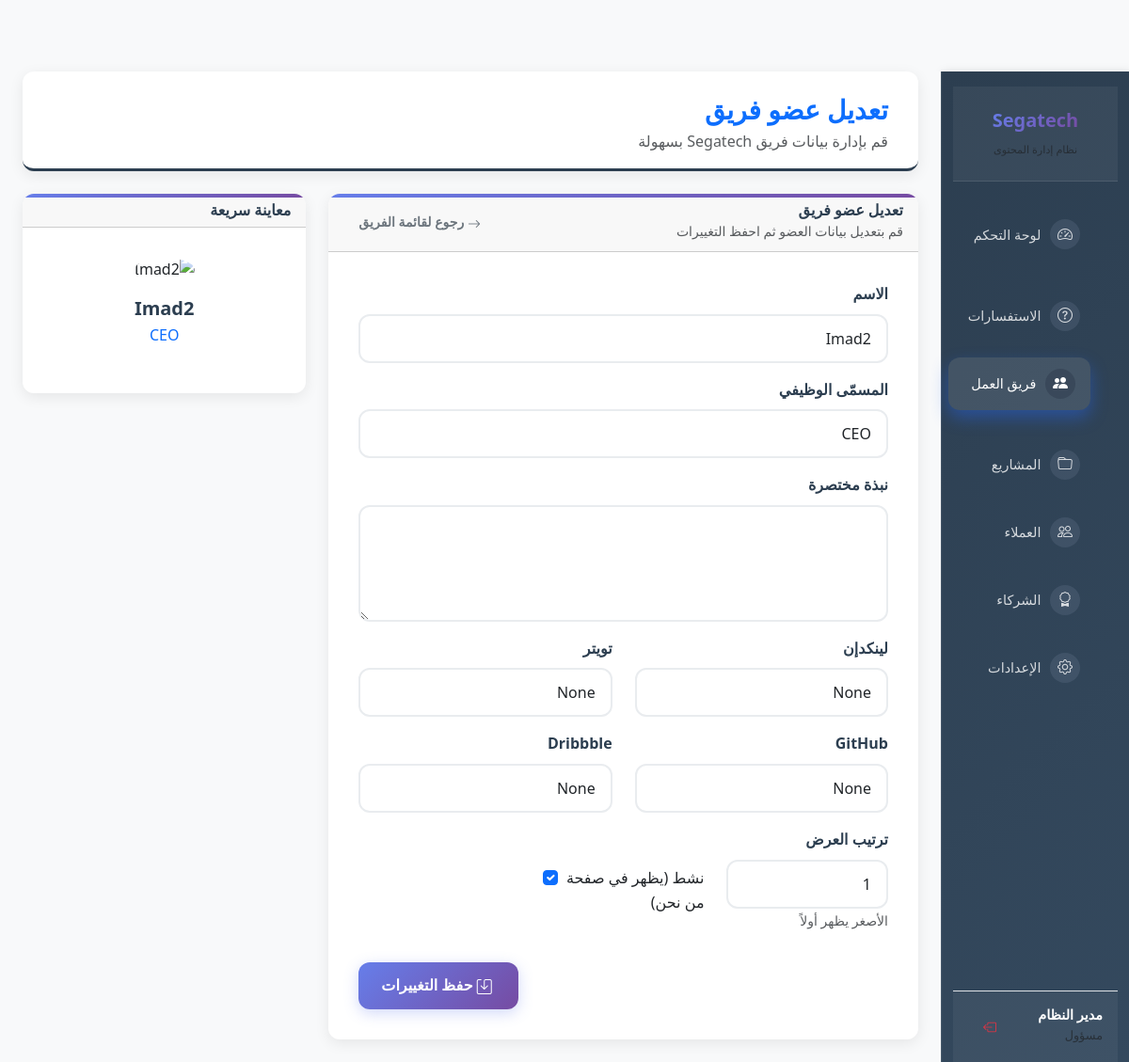
The app's page /admin/team/1/edit (signed in) with its own data.
### backend/app.py (models this page shows)
class SiteSettings(db.Model):
    id = db.Column(db.Integer, primary_key=True)
    company_name = db.Column(db.String(200), default='Segatech')
    official_email = db.Column(db.String(200), default='ceo@segatech.site')
    admin_code = db.Column(db.String(100), default='1234')
    phone_number = db.Column(db.String(50), default='+963 968 000 580')
    whatsapp_number = db.Column(db.String(50), default='+963968000580')
    address = db.Column(db.String(200), default='سوريا - دمشق')
    facebook = db.Column(db.String(300))
    instagram = db.Column(db.String(300))
    linkedin = db.Column(db.String(300))
    github = db.Column(db.String(300))

class TeamMember(db.Model):
    id = db.Column(db.Integer, primary_key=True)
    name = db.Column(db.String(150), nullable=False)         # الاسم
    job_title = db.Column(db.String(150), nullable=False)    # المسمّى الوظيفي
    bio = db.Column(db.Text)                                 # نبذة قصيرة
    image_url = db.Column(db.String(300))                    # رابط الصورة
    linkedin = db.Column(db.String(300))
    twitter = db.Column(db.String(300))
    github = db.Column(db.String(300))
    dribbble = db.Column(db.String(300))
    is_active = db.Column(db.Boolean, default=True)
    sort_order = db.Column(db.Integer, default=0)            # لترتيب الظهور
    created_at = db.Column(db.DateTime, default=datetime.utcnow)

### backend/app.py (the view, shortened to what this page needs)
@app.route('/admin/team/<int:member_id>/edit', methods=['GET', 'POST'])
def admin_team_edit(member_id):
    if not session.get('is_admin'):
        return redirect(url_for('admin_login', next=request.path))
    member = TeamMember.query.get_or_404(member_id)
    return render_template('admin_team_form.html', member=member)

### backend/app.py (called while the page is built, shortened)
def get_site_settings():
    settings = SiteSettings.query.first()
    return settings

@app.context_processor
def inject_settings():
    settings = get_site_settings()
    return dict(site_settings=settings)

@app.before_request
def create_tables():
    db.create_all()

@app.before_request
def log_visit():
    if request.path.startswith('/static'):
        return
    if request.path.startswith('/admin'):
        return

### backend/templates/admin_team_form.html (shortened to what this page needs)
{% extends "admin_layout.html" %}
{% block page_title %}{{ 'تعديل عضو فريق' if member else 'إضافة عضو جديد للفريق' }}{% endblock %}
{% block page_subtitle %}قم بإدارة بيانات فريق {{ site_settings.company_name }} بسهولة{% endblock %}
{% block content %}
<div class="row mb-4">
    <div class="col-lg-8">
        <div class="card dashboard-card">
            <div class="card-header d-flex justify-content-between align-items-center">
                <div>
                    <h6 class="mb-0 fw-bold">
                        {{ 'تعديل عضو فريق' if member else 'إضافة عضو جديد' }}
                    </h6>
                    <small class="text-muted">
                        {{ 'قم بتعديل بيانات العضو ثم احفظ التغييرات' if member else 'قم بملء بيانات العضو الجديد ثم
                        احفظه' }}
                    </small>
                </div>
                <a href="{{ url_for('admin_team') }}" class="btn btn-sm btn-outline-secondary">
                    <i class="bi bi-arrow-right"></i> رجوع لقائمة الفريق
                </a>
            </div>
            <div class="card-body">
                <form method="post">
                    <div class="mb-3">
                        <label class="form-label fw-semibold">الاسم</label>
                        <input type="text" name="name" class="form-control" value="{{ member.name if member else '' }}"
                            required>
                    </div>
                    <div class="mb-3">
                        <label class="form-label fw-semibold">المسمّى الوظيفي</label>
                        <input type="text" name="job_title" class="form-control"
                            value="{{ member.job_title if member else '' }}" required>
                    </div>
                    <div class="mb-3">
                        <label class="form-label fw-semibold">نبذة مختصرة</label>
                        <textarea name="bio" class="form-control" rows="4">{{ member.bio if member else '' }}</textarea>
                    </div>
                    <div class="row">
                        <div class="col-md-6 mb-3">
                            <label class="form-label fw-semibold">لينكدإن</label>
                            <input type="url" name="linkedin" class="form-control"
                                value="{{ member.linkedin if member else '' }}">
                        </div>
                        <div class="col-md-6 mb-3">
                            <label class="form-label fw-semibold">تويتر</label>
                            <input type="url" name="twitter" class="form-control"
                                value="{{ member.twitter if member else '' }}">
                        </div>
                        <div class="col-md-6 mb-3">
                            <label class="form-label fw-semibold">GitHub</label>
                            <input type="url" name="github" class="form-control"
                                value="{{ member.github if member else '' }}">
                        </div>
                        <div class="col-md-6 mb-3">
                            <label class="form-label fw-semibold">Dribbble</label>
                            <input type="url" name="dribbble" class="form-control"
                                value="{{ member.dribbble if member else '' }}">
                        </div>
                    </div>
                    <div class="row">
                        <div class="col-md-4 mb-3">
                            <label class="form-label fw-semibold">ترتيب العرض</label>
                            <input type="number" name="sort_order" class="form-control"
                                value="{{ member.sort_order if member else 0 }}">
                            <small class="text-muted">الأصغر يظهر أولاً</small>
                        </div>
                        <div class="col-md-4 mb-3 d-flex align-items-center">
                            <div class="form-check mt-4">
                                <input class="form-check-input" type="checkbox" name="is_active" id="is_active" {% if
                                    member is none or member.is_active %}checked{% endif %}>
                                <label class="form-check-label" for="is_active">
                                    نشط (يظهر في صفحة من نحن)
                                </label>
                            </div>
                        </div>
                    </div>
                    <div class="d-flex justify-content-end mt-3">
                        <button type="submit" class="btn btn-primary">
                            <i class="bi bi-save me-1"></i>
                            {{ 'حفظ التغييرات' if member else 'حفظ العضو' }}
                        </button>
                    </div>
                </form>
            </div>
        </div>
    </div>
    {% if member %}
    <div class="col-lg-4">
        <div class="card dashboard-card">
            <div class="card-header">
                <h6 class="mb-0 fw-bold">معاينة سريعة</h6>
            </div>
            <div class="card-body text-center">
                <img src="{{ member.image_url or url_for('static', filename='images/default-team.jpg') }}"
                    class="img-fluid rounded-circle mb-3" style="max-width: 150px;" alt="{{ member.name }}">
                <h5 class="mb-1">{{ member.name }}</h5>
                <p class="text-primary mb-2">{{ member.job_title }}</p>
            </div>
        </div>
    </div>
    {% endif %}
</div>
{% endblock %}

### backend/templates/partials/sidebar_admin.html
<nav class="col-md-3 col-lg-2 d-md-block sidebar">
    <div class="position-sticky pt-3 d-flex flex-column h-100">
        <div class="sidebar-header p-4 border-bottom">
            <div class="d-flex align-items-center justify-content-center">
                <h5 class="mb-0 text-gradient fw-bold">{{ site_settings.company_name }}</h5>
            </div>
            <div class="sidebar-subtitle text-center mt-2">
                <small class="text-muted">نظام إدارة المحتوى</small>
            </div>
        </div>
        <ul class="nav flex-column mt-4 sidebar-menu">
            <li class="nav-item mb-2">
                <a class="nav-link sidebar-link {% if request.endpoint == 'admin_dashboard_page' %}active{% endif %}"
                    href="{{ url_for('admin_dashboard_page') }}">
                    <span class="icon-wrapper">
                        <i class="bi bi-speedometer2"></i>
                    </span>
                    <span class="link-text">لوحة التحكم</span>
                </a>
            </li>
            <li class="nav-item mb-2">
                <a class="nav-link sidebar-link {% if request.endpoint == 'admin_inquiries' %}active{% endif %}"
                    href="{{ url_for('admin_inquiries') }}">
                    <span class="icon-wrapper">
                        <i class="bi bi-question-circle"></i>
                    </span>
                    <span class="link-text">الاستفسارات</span>
                </a>
            </li>
            <li class="nav-item mb-2">
                <a class="nav-link sidebar-link {% if request.endpoint in ['admin_team', 'admin_team_new', 'admin_team_edit'] %}active{% endif %}"
                    href="{{ url_for('admin_team') }}">
                    <span class="icon-wrapper">
                        <i class="bi bi-people-fill"></i>
                    </span>
                    <span class="link-text">فريق العمل</span>
                </a>
            </li>
            <li class="nav-item mb-2">
                <a class="nav-link sidebar-link {% if request.endpoint in ['admin_projects', 'admin_project_new', 'admin_project_edit'] %}active{% endif %}"
                    href="{{ url_for('admin_projects') }}">
                    <span class="icon-wrapper">
                        <i class="bi bi-folder"></i>
                    </span>
                    <span class="link-text">المشاريع</span>
                </a>
            </li>
            <li class="nav-item mb-2">
                <a class="nav-link sidebar-link {% if request.endpoint in ['admin_clients', 'admin_client_new', 'admin_client_edit'] %}active{% endif %}"
                    href="{{ url_for('admin_clients') }}">
                    <span class="icon-wrapper">
                        <i class="bi bi-people"></i>
                    </span>
                    <span class="link-text">العملاء</span>
                </a>
            </li>
            <li class="nav-item mb-2">
                <a class="nav-link sidebar-link
       {% if request.endpoint in ['admin_partners', 'admin_partner_new', 'admin_partner_edit'] %}active{% endif %}"
                    href="{{ url_for('admin_partners') }}">
                    <span class="icon-wrapper">
                        <i class="bi bi-award"></i>
                    </span>
                    <span class="link-text">الشركاء</span>
                </a>
            </li>
            <li class="nav-item mb-2">
                <a class="nav-link sidebar-link {% if request.endpoint == 'admin_settings' %}active{% endif %}"
                    href="{{ url_for('admin_settings') }}">
                    <span class="icon-wrapper">
                        <i class="bi bi-gear"></i>
                    </span>
                    <span class="link-text">الإعدادات</span>
                </a>
            </li>
        </ul>
        <div class="sidebar-user mt-auto p-3 border-top">
            <div class="d-flex align-items-center">
                <div class="user-info flex-grow-1">
                    <h6 class="mb-0">مدير النظام</h6>
                    <small class="text-muted">مسؤول</small>
                </div>
                <div class="user-actions">
                    <a href="{{ url_for('admin_logout') }}" class="btn btn-sm btn-outline-danger" title="تسجيل الخروج">
                        <i class="bi bi-box-arrow-left"></i>
                    </a>
                </div>
            </div>
        </div>
    </div>
</nav>

### records on screen
SiteSettings: company_name "Segatech"
TeamMember: name "Imad2", job_title "CEO", linkedin "None", twitter "None", github "None", dribbble "None", sort_order "1", is_active "☑"

### other values on screen
{{ 'تعديل عضو فريق' if member else 'إضافة عضو جديد للفريق' }} "تعديل عضو فريق"
{{ 'تعديل عضو فريق' if member else 'إضافة عضو جديد' }} "تعديل عضو فريق"
{{ 'حفظ التغييرات' if member else 'حفظ العضو' }} "حفظ التغييرات"
